Frame 1 (no input): blank canvas, image omitted
Frame 60 (no input): blank canvas, image omitted
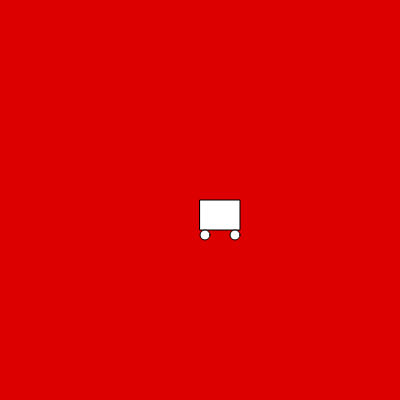
Frame 120 (the mouse pressed at the canvas centre since frame 60)

The p5.js sketch whose frames 1 and 60 were blank and that drew this single picture after the mouse press (run headless with seeded random() and noise() and a simulated clock; from frame 60 on, the mouse is pressed at the canvas centre):

// p5.js sketch
// ── sketch.js
let xPos;
function setup() {
  xPos = 0;
  createCanvas(400, 400);
  background(220,0,0);
}

function draw() {

  

}

function mousePressed() {
  drawCar(mouseX, mouseY);
}


// defining function
function drawCar(x,y) {
  rect(x,y,40,30);
  ellipse(x+5,y+35,10,10);
  ellipse(x+35,y+35,10,10);
}

//calling function 
